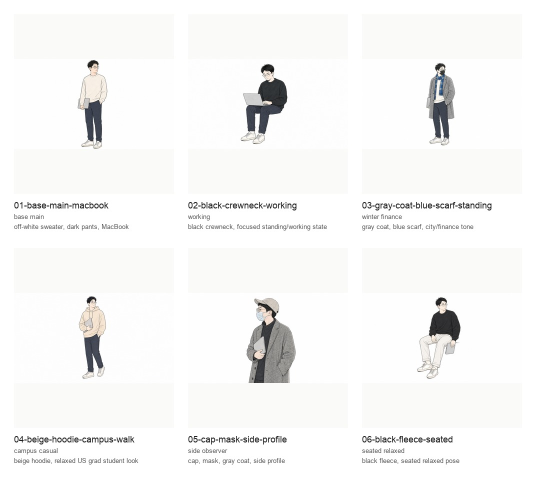
#> input picture examples/ethan/generated-variants-contact-sheet.jpg, 1072 x 964 px (shown at 1/2 size)
$ python -i extract_generated_clothing_refs.py   (imports and definitions only)
#> lines starting #> are read from the running program, lines starting #| are printed output that depends on the picture; after the words box and inside, x2 and y2 are one past the last pixel; in counts of white or black regions, pixels touching at a corner belong together
#> further down, picture is the input picture: PIL image 1072x964 RGB; mean R, G, B 246, 245.9, 245.2
#!/usr/bin/env python3
"""Extract clothing refs from successful generated character variants."""

from __future__ import annotations

import argparse
import json
from pathlib import Path
from typing import Any

from PIL import Image, ImageChops, ImageDraw, ImageFont


def load_json(path: Path) -> dict[str, Any]:
    return json.loads(path.read_text(encoding="utf-8"))


def figure_bbox(image: Image.Image, threshold: int = 240) -> tuple[int, int, int, int]:
#> called with threshold = 240
    red, green, blue = image.convert("RGB").split()
    darkest_channel = ImageChops.darker(ImageChops.darker(red, green), blue)
    foreground = darkest_channel.point(lambda value: 255 if value < threshold else 0)
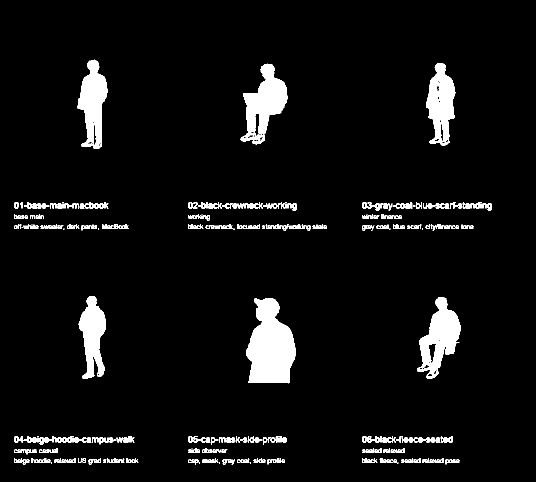
#> foreground: PIL image 1072x964 L (shown at 1/2 size); 5.8% white; 234 white regions (40 under 20 px), largest, box (x1, y1, x2, y2) and area: (493, 596, 592, 767) 11901, (481, 127, 575, 289) 7251, (834, 594, 921, 757) 6732
    detected = foreground.getbbox()
#> detected = (28, 119, 983, 929)
    if detected is None:
        return 0, 0, image.width, image.height

    x0, y0, x1, y1 = detected
#> x0 = 28; y0 = 119; x1 = 983; y1 = 929
    margin_x = int((x1 - x0) * 0.08)
#> margin_x = 76
    margin_y = int((y1 - y0) * 0.04)
#> margin_y = 32
    return (
        max(0, x0 - margin_x),
        max(0, y0 - margin_y),
        min(image.width, x1 + margin_x),
        min(image.height, y1 + margin_y),
    )


# [107 lines left out: functions rel_crop, load_font, make_sheet, main, not called in this run]


# [2 lines not run here, left out]

>>> from PIL import Image
>>> picture = Image.open('../examples/ethan/generated-variants-contact-sheet.jpg')
>>> result = figure_bbox(picture)
#> result = (0, 87, 1059, 961)
